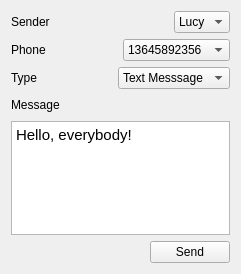
<?xml version="1.0" encoding="UTF-8"?>
<ui version="4.0">
 <class>MessageTest</class>
 <widget class="QWidget" name="MessageTest">
  <property name="geometry">
   <rect>
    <x>0</x>
    <y>0</y>
    <width>241</width>
    <height>274</height>
   </rect>
  </property>
  <property name="windowTitle">
   <string>Form</string>
  </property>
  <layout class="QGridLayout" name="gridLayout">
   <item row="0" column="0">
    <layout class="QVBoxLayout" name="verticalLayout">
     <item>
      <layout class="QHBoxLayout" name="horizontalLayout">
       <item>
        <widget class="QLabel" name="label">
         <property name="text">
          <string>Sender</string>
         </property>
        </widget>
       </item>
       <item>
        <spacer name="horizontalSpacer">
         <property name="orientation">
          <enum>Qt::Horizontal</enum>
         </property>
         <property name="sizeHint" stdset="0">
          <size>
           <width>40</width>
           <height>20</height>
          </size>
         </property>
        </spacer>
       </item>
       <item>
        <widget class="QComboBox" name="combobox_name_">
         <item>
          <property name="text">
           <string>Lucy</string>
          </property>
         </item>
        </widget>
       </item>
      </layout>
     </item>
     <item>
      <layout class="QHBoxLayout" name="horizontalLayout_2">
       <item>
        <widget class="QLabel" name="label_2">
         <property name="text">
          <string>Phone</string>
         </property>
        </widget>
       </item>
       <item>
        <spacer name="horizontalSpacer_2">
         <property name="orientation">
          <enum>Qt::Horizontal</enum>
         </property>
         <property name="sizeHint" stdset="0">
          <size>
           <width>40</width>
           <height>20</height>
          </size>
         </property>
        </spacer>
       </item>
       <item>
        <widget class="QComboBox" name="combobox_phone_">
         <item>
          <property name="text">
           <string>13645892356</string>
          </property>
         </item>
         <item>
          <property name="text">
           <string>13568542698</string>
          </property>
         </item>
         <item>
          <property name="text">
           <string>13256478965</string>
          </property>
         </item>
        </widget>
       </item>
      </layout>
     </item>
     <item>
      <layout class="QHBoxLayout" name="horizontalLayout_3">
       <item>
        <widget class="QLabel" name="label_3">
         <property name="text">
          <string>Type</string>
         </property>
        </widget>
       </item>
       <item>
        <spacer name="horizontalSpacer_3">
         <property name="orientation">
          <enum>Qt::Horizontal</enum>
         </property>
         <property name="sizeHint" stdset="0">
          <size>
           <width>40</width>
           <height>20</height>
          </size>
         </property>
        </spacer>
       </item>
       <item>
        <widget class="QComboBox" name="combobox_type_">
         <item>
          <property name="text">
           <string>Text Messsage</string>
          </property>
         </item>
         <item>
          <property name="text">
           <string>Facebook</string>
          </property>
         </item>
         <item>
          <property name="text">
           <string>Wechar</string>
          </property>
         </item>
         <item>
          <property name="text">
           <string>QQ</string>
          </property>
         </item>
        </widget>
       </item>
      </layout>
     </item>
     <item>
      <layout class="QHBoxLayout" name="horizontalLayout_5">
       <item>
        <widget class="QLabel" name="label_4">
         <property name="text">
          <string>Message</string>
         </property>
        </widget>
       </item>
       <item>
        <spacer name="horizontalSpacer_4">
         <property name="orientation">
          <enum>Qt::Horizontal</enum>
         </property>
         <property name="sizeHint" stdset="0">
          <size>
           <width>40</width>
           <height>20</height>
          </size>
         </property>
        </spacer>
       </item>
      </layout>
     </item>
     <item>
      <widget class="QTextEdit" name="text_edit_">
       <property name="html">
        <string>&lt;!DOCTYPE HTML PUBLIC &quot;-//W3C//DTD HTML 4.0//EN&quot; &quot;http://www.w3.org/TR/REC-html40/strict.dtd&quot;&gt;
&lt;html&gt;&lt;head&gt;&lt;meta name=&quot;qrichtext&quot; content=&quot;1&quot; /&gt;&lt;style type=&quot;text/css&quot;&gt;
p, li { white-space: pre-wrap; }
&lt;/style&gt;&lt;/head&gt;&lt;body style=&quot; font-family:'Ubuntu'; font-size:11pt; font-weight:400; font-style:normal;&quot;&gt;
&lt;p style=&quot; margin-top:0px; margin-bottom:0px; margin-left:0px; margin-right:0px; -qt-block-indent:0; text-indent:0px;&quot;&gt;Hello, everybody!&lt;/p&gt;&lt;/body&gt;&lt;/html&gt;</string>
       </property>
      </widget>
     </item>
     <item>
      <layout class="QHBoxLayout" name="horizontalLayout_4">
       <item>
        <spacer name="horizontalSpacer_5">
         <property name="orientation">
          <enum>Qt::Horizontal</enum>
         </property>
         <property name="sizeHint" stdset="0">
          <size>
           <width>40</width>
           <height>20</height>
          </size>
         </property>
        </spacer>
       </item>
       <item>
        <widget class="QPushButton" name="pushbutton_send_">
         <property name="text">
          <string>Send</string>
         </property>
        </widget>
       </item>
      </layout>
     </item>
    </layout>
   </item>
  </layout>
 </widget>
 <resources/>
 <connections/>
</ui>
